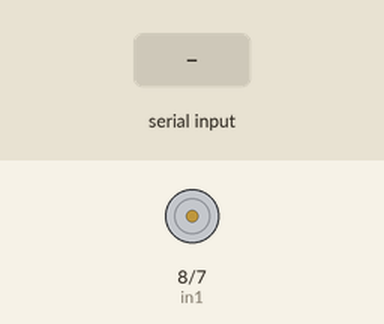
Simulated run of this sketch. Board: Arduino Uno, built with avr-gcc and run on an emulated ATmega328P. Parts: motor-driver pin pairs drawn as motors (green arrow = first pin HIGH = forward, orange = second pin HIGH = backward, longer = more drive, scaled by the enable pin). The test bench sets the inputs (shaded band).

Above: at 1.2 s.
1.3 s: "0" received over Serial
At 2.35 s:
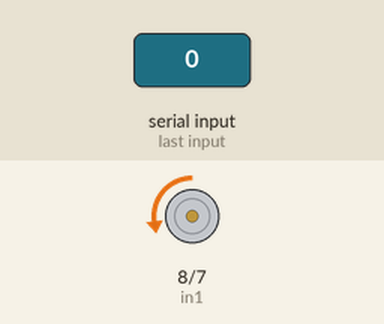
At 3.25 s:
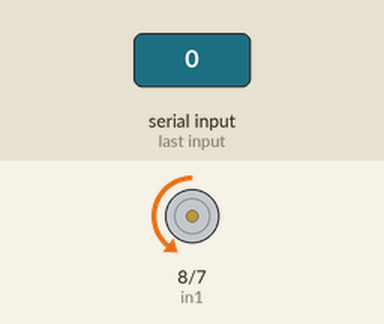
Timing chart, 0 to 13.0 s (numbered marks = the images above; inputs shaded):
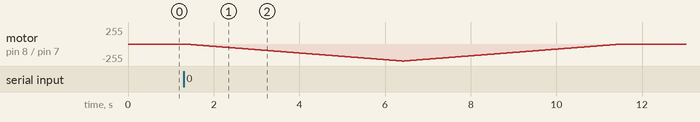

The sketch:

Text.ino
```cpp
//Hello! It is my first sharing code. If I have mistakes you can support it! Channel: T.H.B.I.G
```

BluetoothDCmotorControl.ino
```cpp
//And this is varible for bluetooth
char Incoming_value = 0;
//this is motor's pins
int enA=9;
int in1=8;
int in2=7;

void setup() {
Serial.begin(9600);
  // Set all pins output
  pinMode(enA, OUTPUT);
  pinMode(in1, OUTPUT);
  pinMode(in2, OUTPUT);

  digitalWrite(in1, LOW);
  digitalWrite(in2, LOW);


}
void directionControl()
{
  //set motor to maximum speed
  analogWrite(enA, 255);

  //Turn on the motor a
  digitalWrite(in1, HIGH);
  digitalWrite(in2, LOW);
  delay(2000);

  //change the motor direction

  digitalWrite(in1, LOW);
  digitalWrite(in2, HIGH);
  delay(2000);
 //Turn off the motor
  digitalWrite(in1, LOW);
  digitalWrite(in2, LOW);
  delay(2000);

}
//Controlling the speed of the motor A
 void speedControl() {
  // Turn on motors
  digitalWrite(in1, LOW);
  digitalWrite(in2, HIGH);

  // Accelerate from zero to max speed
  for (int c = 0; c <= 255; c++) {
    analogWrite(enA, c);
    delay(20);
  }

  // Decelerate from maximum speed to 0
  for (int c = 255; c >= 0; c--) {
    analogWrite(enA, c);
    delay(20);
  }

  // Turn off the motor
  digitalWrite(in1, LOW);
  digitalWrite(in2, LOW);
  analogWrite(enA, 0);
}


void loop() {
  // Check if there's data available from Bluetooth
  if (Serial.available() > 0) {
    Incoming_value = Serial.read(); // Read the incoming data

    if (Incoming_value == '1') {
      directionControl(); // Call the function to control motor direction
    } else if (Incoming_value == '0') {
      speedControl(); // Call the function to control motor speed
    }
  }
} //Ok guys I ended the code . If I helped to you , it is good new for me. If you liked the video pls like the video. Bye!
```
